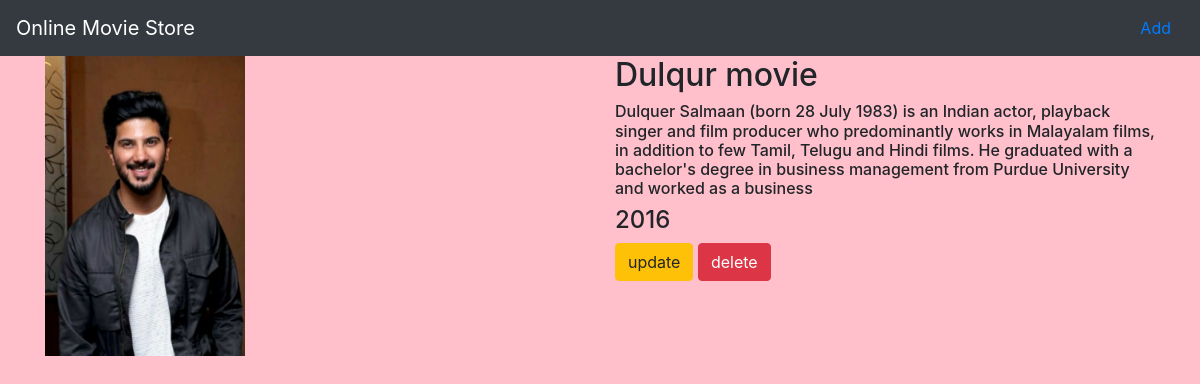
The app's page /movie/2/ with its own data.
### movieapp/models.py (models this page shows, shortened)
class Movie(models.Model):
    name=models.CharField(max_length=250)
    desc=models.TextField()
    year=models.IntegerField()
    img=models.ImageField(upload_to='gallery')

### movieapp/views.py (the view)
# urls.py: path('movie/<int:movie_id>/',views.detail,name='detail'),
def detail(request,movie_id):
    movie=Movie.objects.get(id=movie_id)
    return render(request,"detail.html",{'movie':movie})

### templates/detail.html
{% extends 'base.html' %}
{% block body %}
<div class="container">
    <div class="row">
        <div class="col-md-6">
         <a href="{% url 'movieapp:add_movie' movie.id %}"><img src="{{movie.img.url}}" width="200" height="300"></a>
        </div>
<div class="col-md-6">
   <h2> {{movie.name}}</h2>
    <h6>{{movie.desc}}</h6>
    <h4>{{movie.year}}</h4>
    <a class="btn btn-warning" href="{% url 'movieapp:update' movie.id %}">update</a>
    <a class="btn btn-danger" href="{% url 'movieapp:delete' movie.id %}">delete</a>
</div>
    </div>
</div>
{% endblock %}

### movieproject/static/style.css (style rules this page uses)
body { background-color:pink; }

### records on screen
Movie: img (picture), name "Dulqur movie", desc "Dulquer Salmaan (born 28 July 1983) is an Indian actor, playback singer and film producer who predominantly works in Malayalam films, in addition to few Tamil, Telugu and Hindi films. He graduated with a bachelor's degree in business management from Purdue University and worked as a business", year "2016"
